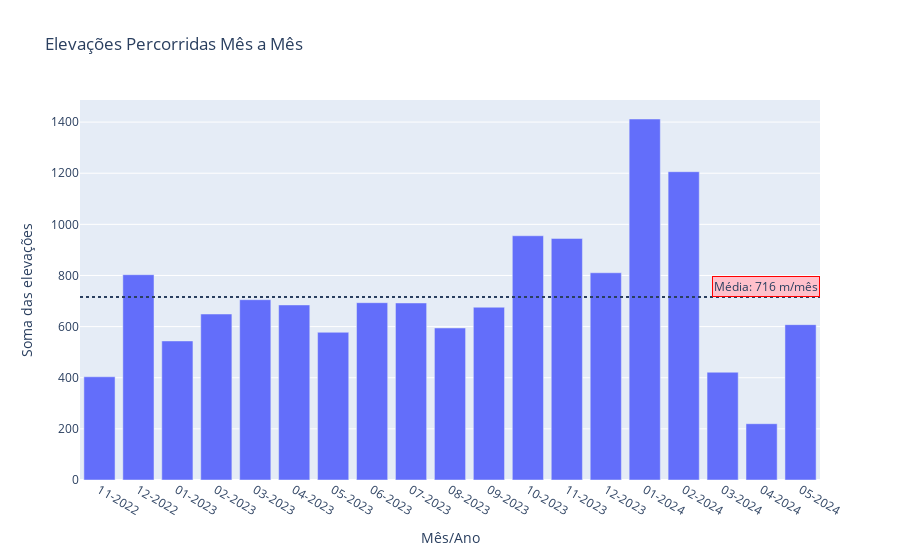

The notebook cell saved with this chart:
### Code cell
# ⛰️ Quais são os ganhos de elevação mês a mês? ✅
# Agrupar os dados por 'ano_mes' e somar a 'distance'
distancias_percorridas = df.groupby('ano_mes')['total_elevation_gain'].sum().reset_index()

# Calcular distância média
media = distancias_percorridas['total_elevation_gain'].mean()

# Ordenar os dados
distancias_percorridas['ano_mes'] = pd.to_datetime(distancias_percorridas['ano_mes'], format='%m-%Y')
distancias_percorridas.sort_values(by='ano_mes', inplace=True)
distancias_percorridas['ano_mes'] = distancias_percorridas['ano_mes'].dt.strftime('%m-%Y')
distancias_percorridas.columns = ["Mês/Ano", "Soma das elevações"]

# Plotar o gráfico de barras
fig = px.bar(distancias_percorridas, x='Mês/Ano', y='Soma das elevações', title='Elevações Percorridas Mês a Mês')
fig.add_hline(y=media, line_dash="dot", annotation_text="", annotation_position="bottom right")

# Adicionar rótulo de dados na linha da média
fig.add_annotation(
    xref="paper", x=1, y=media,
    text=f"Média: {media:.0f} m/mês",
    showarrow=False,
    yshift=10,
    bordercolor='red',
    bgcolor='pink')

# Mostrar o gráfico
fig.show()

### Figure 1 — Plotly figure (JSON) as saved in the notebook; plotly's stock layout.template omitted (floating-point values rounded to 4 significant figures)
{"data": [{"alignmentgroup": "True", "hovertemplate": "Mês/Ano=%{x}<br>Soma das elevações=%{y}<extra></extra>", "legendgroup": "", "marker": {"color": "#636efa", "pattern": {"shape": ""}}, "name": "", "offsetgroup": "", "orientation": "v", "showlegend": false, "textposition": "auto", "type": "bar", "x": ["11-2022", "12-2022", "01-2023", "02-2023", "03-2023", "04-2023", "05-2023", "06-2023", "07-2023", "08-2023", "09-2023", "10-2023", "11-2023", "12-2023", "01-2024", "02-2024", "03-2024", "04-2024", "05-2024"], "xaxis": "x", "y": [403.8, 803.1, 543.9, 649.3, 705.3, 684.8, 577.8, 693.6, 692.5, 594.7, 675.8, 955.4, 945, 810.7, 1412.0, 1206, 421.6, 220.2, 607.7], "yaxis": "y"}], "layout": {"annotations": [{"showarrow": false, "text": "", "x": 1, "xanchor": "right", "xref": "x domain", "y": 716.0, "yanchor": "top", "yref": "y"}, {"bgcolor": "pink", "bordercolor": "red", "showarrow": false, "text": "Média: 716 m/mês", "x": 1, "xref": "paper", "y": 716.0, "yshift": 10}], "barmode": "relative", "legend": {"tracegroupgap": 0}, "shapes": [{"line": {"dash": "dot"}, "type": "line", "x0": 0, "x1": 1, "xref": "x domain", "y0": 716.0, "y1": 716.0, "yref": "y"}], "title": {"text": "Elevações Percorridas Mês a Mês"}, "xaxis": {"anchor": "y", "domain": [0, 1], "title": {"text": "Mês/Ano"}}, "yaxis": {"anchor": "x", "domain": [0, 1], "title": {"text": "Soma das elevações"}}}}
